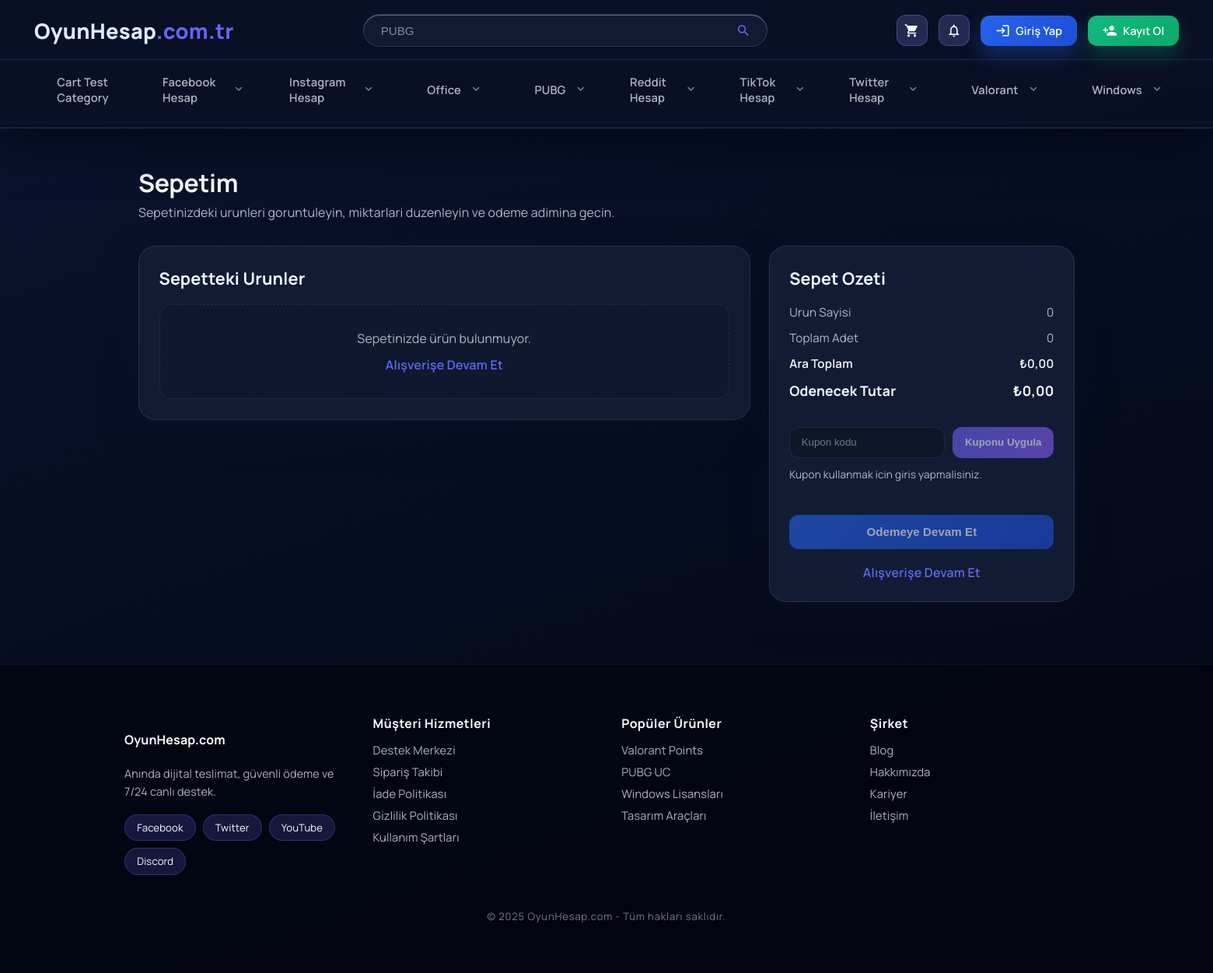
The app's page /cart.php with its own data.
### tables this page shows
CREATE TABLE IF NOT EXISTS categories (
    id INT AUTO_INCREMENT PRIMARY KEY,
    parent_id INT NULL,
    name VARCHAR(150) NOT NULL,
    icon VARCHAR(150) NULL,
    image VARCHAR(255) NULL,
    description TEXT NULL,
    created_at DATETIME NOT NULL DEFAULT CURRENT_TIMESTAMP,
    updated_at DATETIME NULL DEFAULT NULL ON UPDATE CURRENT_TIMESTAMP,
    FOREIGN KEY (parent_id) REFERENCES categories(id) ON DELETE SET NULL
);

CREATE TABLE IF NOT EXISTS products (
    id INT AUTO_INCREMENT PRIMARY KEY,
    category_id INT NOT NULL,
    name VARCHAR(150) NOT NULL,
    sku VARCHAR(150) NULL,
    description TEXT NULL,
    image_url VARCHAR(255) NULL,
    short_description TEXT NULL,
    cost_price_try DECIMAL(12,2) NULL,
    price DECIMAL(12,2) NOT NULL DEFAULT 0,
    status ENUM('active','inactive') NOT NULL DEFAULT 'active',
    views_count INT NOT NULL DEFAULT 0,
    created_at DATETIME NOT NULL DEFAULT CURRENT_TIMESTAMP,
    updated_at DATETIME NULL DEFAULT NULL ON UPDATE CURRENT_TIMESTAMP,
    FOREIGN KEY (category_id) REFERENCES categories(id)
);

### theme/bootstrap.php (called while the page is built, shortened)
<?php
if (!function_exists('theme_render')) {
    function theme_render(string $view, array $data = []): void
    {
        include __DIR__ . '/layouts/base.php';
    }
}

### cart.php (called while the page is built)
<?php
require __DIR__ . '/index.php';

### app/Database.php (called while the page is built, shortened)
<?php
class Database
{
    private static $connection = null;
    public static function initialize(array $config)
    {
        $host = isset($config['host']) ? $config['host'] : 'localhost';
        $name = isset($config['name']) ? $config['name'] : '';
        $user = isset($config['user']) ? $config['user'] : '';
        $password = isset($config['password']) ? $config['password'] : '';
        $port = isset($config['port']) && (string)$config['port'] !== '' ? (int)$config['port'] : null;
        $socket = isset($config['socket']) ? $config['socket'] : null;
        if ($socket) {
            $dsn = sprintf('mysql:unix_socket=%s;dbname=%s;charset=utf8mb4', $socket, $name);
        } elseif ($port !== null) {
            $dsn = sprintf('mysql:host=%s;port=%d;dbname=%s;charset=utf8mb4', $host, $port, $name);
        } else {
            $dsn = sprintf('mysql:host=%s;dbname=%s;charset=utf8mb4', $host, $name);
        }
        try {
            self::$connection = new PDO($dsn, $user, $password, array(
                PDO::ATTR_ERRMODE => PDO::ERRMODE_EXCEPTION,
                PDO::ATTR_DEFAULT_FETCH_MODE => PDO::FETCH_ASSOC,
            ));
        } catch (PDOException $exception) {
            throw new PDOException(
                'Veritabanýna baðlanýrken bir hata oluþtu: ' . $exception->getMessage(),
                (int)$exception->getCode(),
                $exception
            );
        }
    }
    public static function connection()
    {
        return self::$connection;
    }
    public static function tableHasColumn($table, $column)
    {
        $table = trim((string)$table);
        $column = trim((string)$column);
        $cacheKey = strtolower($table) . '.' . strtolower($column);
        try {
            $pdo = self::connection();
        } catch (\Throwable $exception) {
            self::$columnCache[$cacheKey] = false;
            return false;
        }
        $escapedTable = str_replace('`', '``', $table);
        try {
            $stmt = $pdo->prepare('SHOW COLUMNS FROM `' . $escapedTable . '` LIKE :column');
            $stmt->execute(array('column' => $column));
            $exists = (bool)$stmt->fetchColumn();
        } catch (\Throwable $exception) {
            $exists = false;
        }
        return $exists;
    }
}

### theme/pages/cart.php (the view, shortened to what this page needs)
<?php
$cartData = isset($cart) ? $cart : array();
$cartItems = isset($cartData['items']) && is_array($cartData['items']) ? $cartData['items'] : array();
$cartTotals = isset($cartData['totals']) && is_array($cartData['totals']) ? $cartData['totals'] : array();
$hasItems = !empty($cartItems);
$subtotalFormatted = isset($cartTotals['subtotal_formatted']) ? $cartTotals['subtotal_formatted'] : Helpers::formatCurrency(0, 'TRY');
$itemCount = isset($cartTotals['total_items']) ? (int)$cartTotals['total_items'] : 0;
$quantityCount = isset($cartTotals['total_quantity']) ? (int)$cartTotals['total_quantity'] : 0;
$grandTotalFormatted = isset($cartTotals['grand_total_formatted']) ? $cartTotals['grand_total_formatted'] : $subtotalFormatted;
$appliedCoupon = isset($cartTotals['coupon']) && is_array($cartTotals['coupon']) ? $cartTotals['coupon'] : null;
$isLoggedInCart = isset($isLoggedIn) ? (bool)$isLoggedIn : false;
?>
<section class="cart" data-cart-page>
    <header class="cart__header">
        <h1>Sepetim</h1>
        <p>Sepetinizdeki urunleri goruntuleyin, miktarlari duzenleyin ve odeme adimina gecin.</p>
    </header>
    <div class="cart__grid">
        <div class="cart__panel cart__panel--items">
            <div class="cart__panel-header">
                <h2>Sepetteki Urunler</h2>
            </div>
            <?php if ($hasItems): ?>
                <div class="cart-items">
                    <?php foreach ($cartItems as $item): ?>
                        <?php
                            $productId = isset($item['id']) ? (int)$item['id'] : 0;
                            $quantity = isset($item['quantity']) ? (int)$item['quantity'] : 1;
                            $lineTotal = isset($item['line_total_formatted']) ? $item['line_total_formatted'] : Helpers::formatCurrency(0, 'TRY');
                            $unitPrice = isset($item['price_formatted']) ? $item['price_formatted'] : Helpers::formatCurrency(0, 'TRY');
                            $productName = isset($item['name']) ? $item['name'] : 'Urun';
                            $productImage = isset($item['image']) && $item['image'] !== '' ? $item['image'] : '/theme/assets/images/placeholder.png';
                        ?>
                        <article class="cart-item" data-cart-item data-product-id="<?= $productId ?>" data-quantity="<?= $quantity ?>">
                            <div class="cart-item__media">
                                <img src="<?= htmlspecialchars($productImage) ?>" alt="<?= htmlspecialchars($productName) ?>">
                            </div>
                            <div class="cart-item__details">
                                <div class="cart-item__top">
                                    <h3><?= htmlspecialchars($productName) ?></h3>
                                    <button class="cart-item__remove" type="button" data-cart-remove data-product-id="<?= $productId ?>" aria-label="Urunu kaldir">
                                        <span class="material-icons" aria-hidden="true">delete_outline</span>
                                    </button>
                                </div>
                                <div class="cart-item__meta">
                                    <span class="cart-item__unit"><?= htmlspecialchars($unitPrice) ?></span>
                                    <div class="cart-item__quantity">
                                        <button class="cart-item__qty-btn" type="button" data-cart-step data-product-id="<?= $productId ?>" data-delta="-1" aria-label="Adeti azalt">
                                            <span class="material-icons" aria-hidden="true">remove</span>
                                        </button>
                                        <span class="cart-item__qty" data-cart-quantity><?= $quantity ?></span>
                                        <button class="cart-item__qty-btn" type="button" data-cart-step data-product-id="<?= $productId ?>" data-delta="1" aria-label="Adeti artir">
                                            <span class="material-icons" aria-hidden="true">add</span>
                                        </button>
                                    </div>
                                    <span class="cart-item__total" data-cart-line-total><?= htmlspecialchars($lineTotal) ?></span>
                                </div>
                            </div>
                        </article>
                    <?php endforeach; ?>
                </div>
            <?php else: ?>
                <div class="cart-empty">
                    <p>Sepetinizde ürün bulunmuyor.</p>
                    <a class="cart-empty__link" href="/kategori/">Alışverişe Devam Et</a>
                </div>
            <?php endif; ?>
        </div>
        <aside class="cart__panel cart__panel--summary">
            <div class="cart__panel-header">
                <h2>Sepet Ozeti</h2>
            </div>
            <dl class="cart-summary">
                <div>
                    <dt>Urun Sayisi</dt>
                    <dd data-cart-total-items><?= $itemCount ?></dd>
                </div>
                <div>
                    <dt>Toplam Adet</dt>
                    <dd data-cart-total-quantity><?= $quantityCount ?></dd>
                </div>
                <div class="cart-summary__subtotal">
                    <dt>Ara Toplam</dt>
                    <dd data-cart-subtotal><?= htmlspecialchars($subtotalFormatted) ?></dd>
                </div>
                <div class="cart-summary__total">
                    <dt>Odenecek Tutar</dt>
                    <dd data-cart-grand-total><?= htmlspecialchars($grandTotalFormatted) ?></dd>
                </div>
            </dl>
            <div class="cart-coupon">
                <?php if ($appliedCoupon): ?>
                    <div class="cart-coupon__applied">
                        <div class="cart-coupon__details">
                            <span class="cart-coupon__code"><?= htmlspecialchars($appliedCoupon['code']) ?></span>
                            <?php if (!empty($appliedCoupon['label'])): ?>
                                <span class="cart-coupon__label"><?= htmlspecialchars($appliedCoupon['label']) ?></span>
                            <?php endif; ?>
                        </div>
                        <button type="button" class="cart-coupon__remove" data-cart-coupon-remove>Kuponu Kaldir</button>
                    </div>
                <?php else: ?>
                    <form class="cart-coupon__form" data-cart-coupon-form>
                        <label class="cart-coupon__input">
                            <input type="text" name="coupon_code" placeholder="Kupon kodu" required<?= $isLoggedInCart ? '' : ' disabled' ?>>
                        </label>
                        <button type="submit" class="cart-coupon__apply"<?= $isLoggedInCart ? '' : ' disabled' ?>>Kuponu Uygula</button>
                    </form>
                    <?php if (!$isLoggedInCart): ?>
                        <p class="cart-coupon__hint">Kupon kullanmak icin giris yapmalisiniz.</p>
                    <?php endif; ?>
                <?php endif; ?>
            </div>
            <div class="cart-summary__actions">
                <button type="button" class="cart-summary__button cart-summary__button--primary" data-checkout-trigger data-method="card"<?= $hasItems ? '' : ' disabled' ?>>
                    Odemeye Devam Et
                </button>
            </div>
            <div class="cart-summary__footer">
                <a href="/kategori/" class="cart-summary__link">Alışverişe Devam Et</a>
            </div>
        </aside>
    </div>
</section>

### theme/partials/nav.php (shortened to what this page needs)
<?php
$navItems = isset($GLOBALS['theme_nav_categories']) ? $GLOBALS['theme_nav_categories'] : array();
$isLoggedInHeader = !empty($_SESSION['user']);
$unreadNotifications = 0;
?>
<header class="site-header">
    <div class="site-header__main">
        <a class="site-header__brand" href="/">OyunHesap<span>.com.tr</span></a>
        <form class="site-header__search" action="/kategori/">
            <input type="search" name="q" placeholder="PUBG">
            <button type="submit" aria-label="Ara">
                <span class="material-icons">search</span>
            </button>
        </form>
        <div class="site-header__actions">
            <a href="/cart.php" class="site-header__icon-btn site-header__icon-btn--badge" data-cart-button aria-label="Sepeti aç">
                <span class="material-icons">shopping_cart</span>
            </a>
            <div class="site-header__notifications<?= $unreadNotifications > 0 ? ' has-unread' : '' ?>" data-notification-root>
                <button type="button" class="site-header__icon-btn site-header__icon-btn--badge" data-notification-toggle aria-label="Bildirimler">
                    <span class="material-icons" data-notification-icon="empty">notifications_none</span>
                </button>
            </div>
            <?php if (!$isLoggedInHeader): ?>
                <a href="/login.php" class="site-header__pill site-header__pill--primary">
                    <span class="material-icons">login</span>
                    <span>Giriş Yap</span>
                </a>
                <a href="/register.php" class="site-header__pill site-header__pill--success">
                    <span class="material-icons">person_add</span>
                    <span>Kayıt Ol</span>
                </a>
            <?php endif; ?>
        </div>
    </div>
    <nav class="site-header__nav">
        <ul>
            <?php foreach ($navItems as $item): ?>
                <?php
                    $label = isset($item['title']) ? (string)$item['title'] : (isset($item['name']) ? (string)$item['name'] : 'Menü');
                    $url = isset($item['url']) && $item['url'] !== '' ? (string)$item['url'] : '#';
                    $children = isset($item['children']) && is_array($item['children']) ? $item['children'] : array();
                ?>
                <li class="site-header__nav-item<?= $children ? ' has-children' : '' ?>">
                    <a href="<?= htmlspecialchars($url, ENT_QUOTES, 'UTF-8') ?>" class="site-header__nav-link"<?= isset($item['target']) && $item['target'] === '_blank' ? ' target="_blank" rel="noopener"' : '' ?>>
                        <span class="site-header__nav-avatar">
                        </span>
                        <span><?= htmlspecialchars($label, ENT_QUOTES, 'UTF-8') ?></span>
                        <?php if ($children): ?>
                            <span class="site-header__nav-caret material-icons">expand_more</span>
                        <?php endif; ?>
                    </a>
                </li>
            <?php endforeach; ?>
        </ul>
    </nav>
</header>

### records on screen
categories: name "Cart Test Category"
categories: name "Facebook Hesap"
categories: name "Instagram Hesap"
categories: name "Office"
categories: name "PUBG"
categories: name "Reddit Hesap"
categories: name "TikTok Hesap"
categories: name "Twitter Hesap"
categories: name "Valorant"
categories: name "Windows"
products: views_count "0"

### other values on screen
$subtotalFormatted "₺0,00"
$grandTotalFormatted "₺0,00"
$group['title'] "Müşteri Hizmetleri"
$label "Destek Merkezi"
$label "Sipariş Takibi"
$label "İade Politikası"
$label "Gizlilik Politikası"
$label "Kullanım Şartları"
$group['title'] "Popüler Ürünler"
$label "Valorant Points"
$label "PUBG UC"
$label "Windows Lisansları"
$label "Tasarım Araçları"
$group['title'] "Şirket"
$label "Blog"
